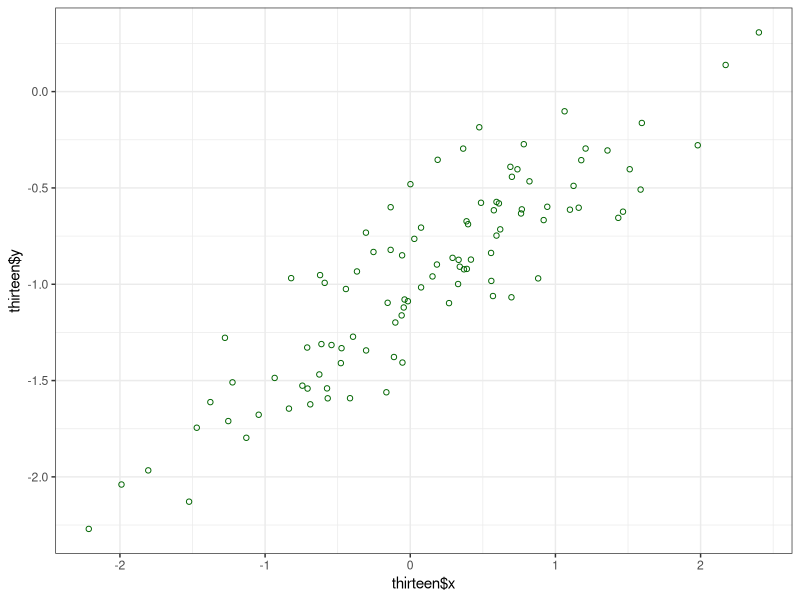
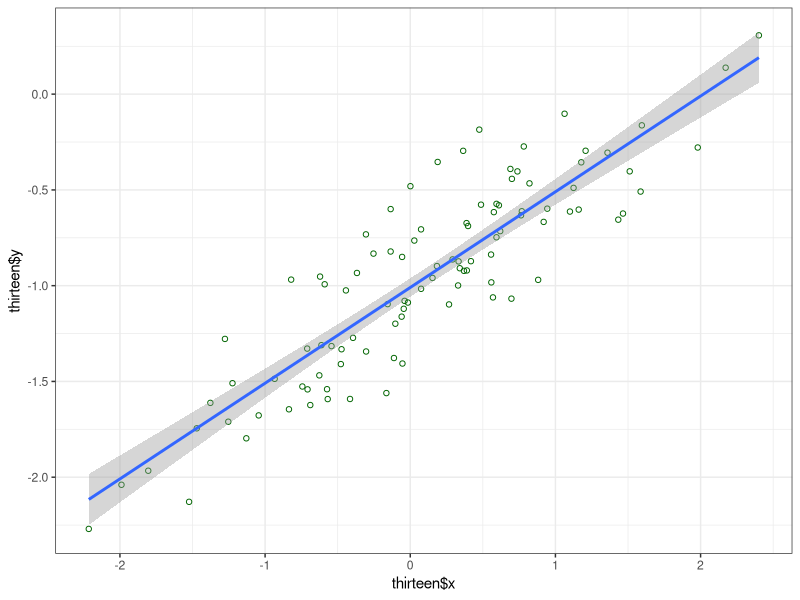
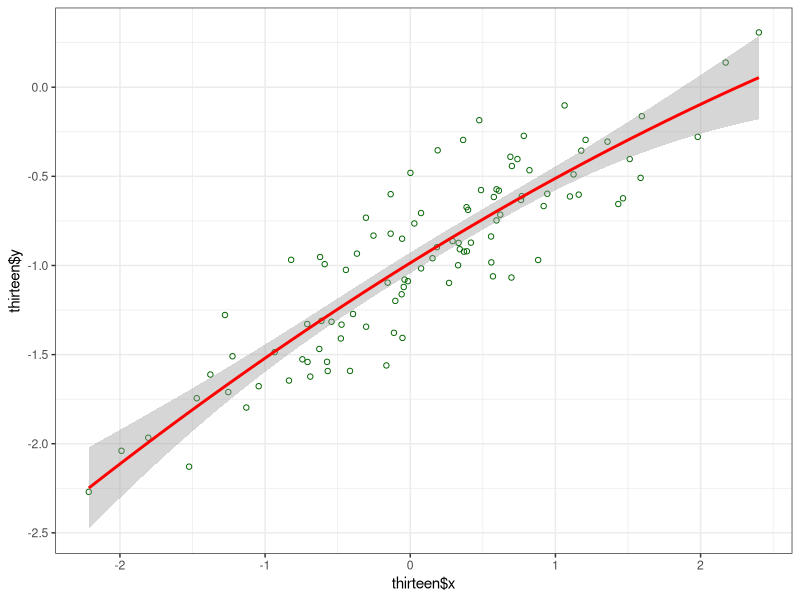
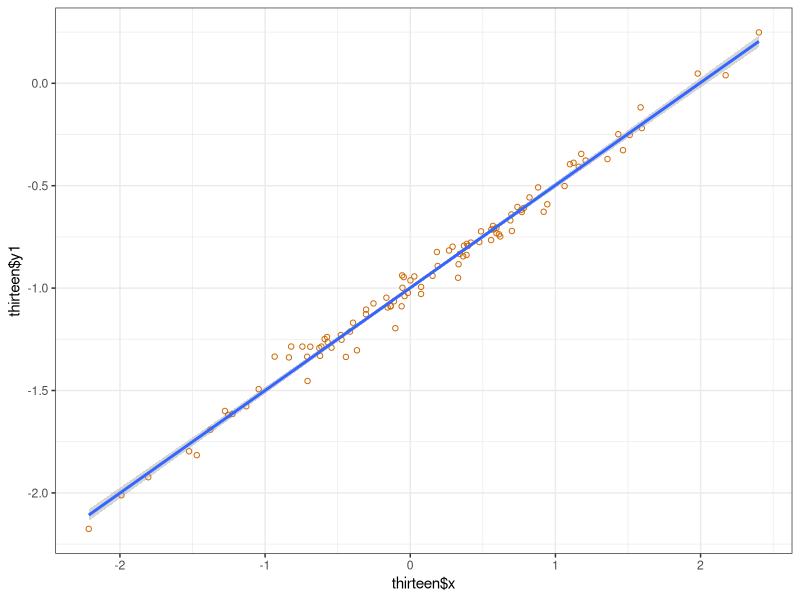
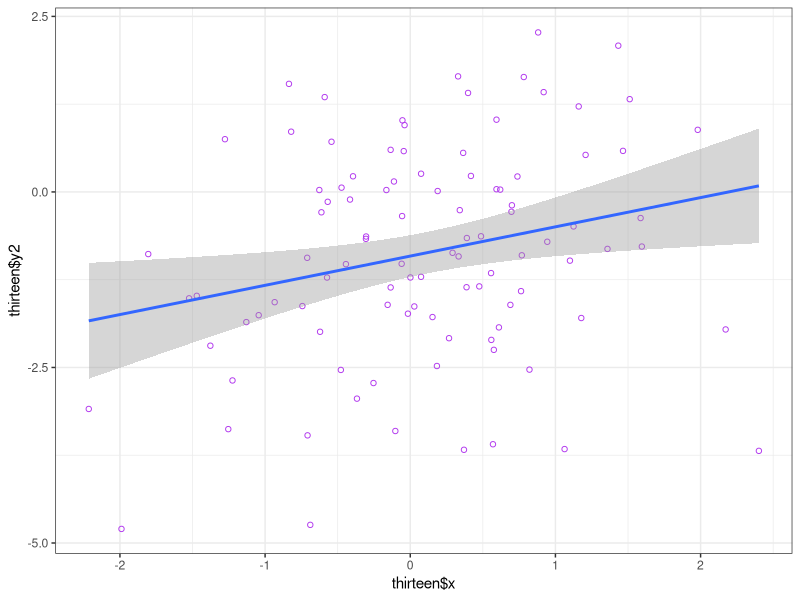

The R source for these figures, in order:
set.seed(1)
library("ggplot2")

#Generating Random Data for x and epsilon
x = rnorm(100, 0 , 1)
eps0 = rnorm(100, 0 , 0.25)

#Creating Data Frame (because it is cool)
thirteen = data.frame(x, eps0)

#Generating y variable
thirteen$y = -1 + 0.5*x + eps0

#Scatterplot
p1 = ggplot(data = thirteen, aes(x = thirteen$x, y = thirteen$y, color)) + geom_point(shape = 1, color = "darkgreen") + labs(list(x =  "X", y = "Y")) + theme_bw()

#Regression 1
model1 = lm(thirteen$y~thirteen$x)
summary(model1)

#Regression Line
p2 = p1 + geom_smooth(method = lm)

#Regression 2: Polynomial
model2 = lm(thirteen$y ~ poly(thirteen$x, 2, raw = TRUE))
summary(model2)

#Plotting
p3 = p1 + geom_smooth(method = "lm", formula = y ~ poly(x, 2, raw = TRUE), color = "red")

#Decreasing Noise
thirteen$eps1 =  rnorm(100, 0 , 0.05)
thirteen$y1 = -1 + 0.5*thirteen$x + thirteen$eps1
model3 = lm(thirteen$y1~thirteen$x)
summary(model3)
p4 = ggplot(data = thirteen, aes(x = thirteen$x, y = thirteen$y1, color)) + geom_point(shape = 1, color = "darkorange3") + labs(list(x =  "X", y = "Y1")) + theme_bw() + geom_smooth(method = lm)

#Increasing Noise
thirteen$eps2 =  rnorm(100, 0 , 1.5)
thirteen$y2 = -1 + 0.5*thirteen$x + thirteen$eps2
model4 = lm(thirteen$y2~thirteen$x)
summary(model4)
p5 = ggplot(data = thirteen, aes(x = thirteen$x, y = thirteen$y2, color)) + geom_point(shape = 1, color = "darkorchid2") + labs(list(x =  "X", y = "Y2")) + theme_bw() + geom_smooth(method = lm)